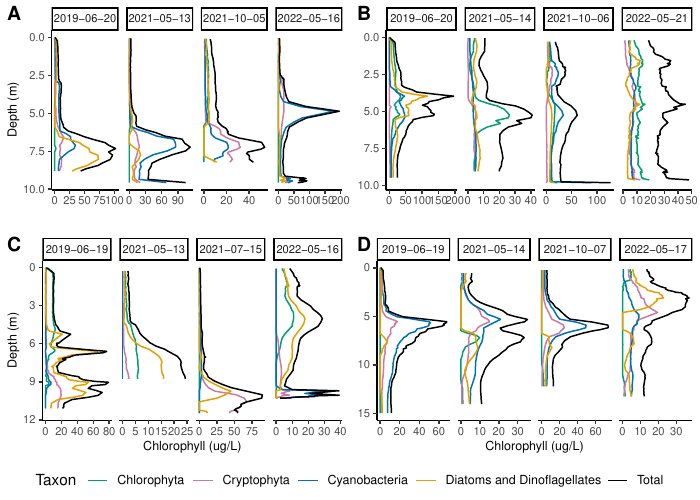

Generate this figure with R:

########################### Plotting Fluoroprobe data #################

#load required packages
require("tidyverse") #for data wrangling and plotting
require("readxl") #for importing data
require("lubridate") #for parsing dates
require("ggpubr") #for lining up plots and exporting
require("RcppRoll") #for calculating rolling averages

############################### Import & Wrangle Data ##############################

#import dataset
df <- read_excel("~/Documents/R/Itasca/Itasca_database_2022_v2.2.xlsx", 
                 col_types = c("text", "date", "text", 
                               "numeric", "text", "text", "numeric", 
                               "text", "text", "text", "numeric"))

#drop date so month and year become categorical
df$date <- format(df$Date, format="%Y-%m-%d")

df <- df %>% # a df of all data
  select(Lake, date, Depth, Measurement, Value, Device, Units) %>% # select columns to include
  rename(Date=date) #%>% #rename categorical date for legend

############################# Make df for each lake chla only ##################

#Arco df
FP_AL<-df %>%
  filter(Lake=="Arco") %>% #same as above but making lake specific df
  filter(Device=="BBE Fluoroprobe") %>% # want only FP data
  filter(Units=="microgramsPerLiter") %>% # exclude LED readings
  group_by(Date,Measurement) %>% #don't need to group by lake this time
  distinct(Depth, .keep_all=TRUE) %>% 
  ungroup()

#calculate the total chlorophyll
FP_AL_tot <- FP_AL %>%
  group_by(Date, Depth) %>%
  mutate('Total Chlorophyll' = sum(Value)) %>%
  gather('Total Chlorophyll', key="Measurement", value = "Value") %>%
  distinct()

#bind the total chlorophyll into the FP df
FP_AL <- rbind(FP_AL, FP_AL_tot)


#Budd df
FP_BL<-df %>%
  filter(Lake=="Budd") %>%
  filter(Device=="BBE Fluoroprobe") %>% # want only FP data
  filter(Units=="microgramsPerLiter") %>% # exclude LED readings
  group_by(Date,Measurement) %>% #don't need to group by lake this time
  distinct(Depth, .keep_all=TRUE) %>% 
  ungroup()

#calculate the total chlorophyll
FP_BL_tot <- FP_BL %>%
  group_by(Date, Depth) %>%
  mutate('Total Chlorophyll' = sum(Value)) %>%
  gather('Total Chlorophyll', key="Measurement", value = "Value") %>%
  distinct()

#bind the total chlorophyll into the FP df
FP_BL <- rbind(FP_BL, FP_BL_tot)

#Deming df
FP_DL<-df %>%
  filter(Lake=="Deming") %>%
  filter(Device=="BBE Fluoroprobe") %>% # want only FP data
  filter(Units=="microgramsPerLiter") %>% # exclude LED readings
  group_by(Date,Measurement) %>% #don't need to group by lake this time
  distinct(Depth, .keep_all=TRUE) %>% 
  ungroup() %>%
  filter(Date!="2022-05-19",
         Date!="2021-07-14")

#calculate the total chlorophyll
FP_DL_tot <- FP_DL %>%
  group_by(Date, Depth) %>%
  mutate('Total Chlorophyll' = sum(Value)) %>%
  gather('Total Chlorophyll', key="Measurement", value = "Value") %>%
  distinct()

#bind the total chlorophyll into the FP df
FP_DL <- rbind(FP_DL, FP_DL_tot)

#Josephine df
FP_JL<-df %>%
  filter(Lake=="Josephine") %>%
  filter(Device=="BBE Fluoroprobe") %>% # want only FP data
  filter(Units=="microgramsPerLiter") %>% # exclude LED readings
  group_by(Date,Measurement) %>% #don't need to group by lake this time
  distinct(Depth, .keep_all=TRUE) %>% 
  ungroup()

#calculate the total chlorophyll
FP_JL_tot <- FP_JL %>%
  group_by(Date, Depth) %>%
  mutate('Total Chlorophyll' = sum(Value)) %>%
  gather('Total Chlorophyll', key="Measurement", value = "Value") %>%
  distinct()

#bind the total chlorophyll into the FP df
FP_JL <- rbind(FP_JL, FP_JL_tot)

############################# Plot depth distribution of chlorophyll ##############

#add a color blind-friendly palette
cbbPalette <- c("#000000", "#E69F00", "#56B4E9", "#009E73", "#F0E442", "#0072B2", "#D55E00", "#CC79A7")

#make a plot of chlorophyll vs depth for each lake 
AL <- ggplot(FP_AL,  aes(Depth, Value)) + #use depth and d18O data as x and y
  geom_line(aes(color=Measurement)) + #plot points, each date is a shape, also legend name
  ylab("Chlorophyll (ug/L)")+
  xlab("Depth (m)") +
  coord_flip() + #geom line won't work to connect observations when on a y-axis
  scale_x_reverse() + #make depth going down
  theme_classic() + #clean white and black
  theme(legend.position = "none", #remove legend
        axis.title.x=element_blank(), #remove x axis labels
        strip.text.x = element_text(size = 8), #change font size of facet label
        axis.text = element_text(size = 8), #change font size of axis grid label
        axis.title = element_text(size = 9)) + #change font size of axis label
  facet_grid(~Date, scales="free") +  #facet by date to compare distributions
  scale_color_manual(name="Taxon", labels=c("Chlorophyta", "Cryptophyta", "Cyanobacteria", "Diatoms and Dinoflagellates", "Total"), 
                   values=c("#009E73", "#CC79A7", "#0072B2", "#E69F00", "#000000")) # rename the legend labels and give them good colors
AL


BL <- ggplot(FP_BL,  aes(Depth, Value)) + #use depth and d18O data as x and y
  geom_line(aes(color=Measurement)) + #plot points, each date is a shape, also legend name
  ylab("Chlorophyll (ug/L)")+
  xlab("Depth (m)") +
  coord_flip() + #geom line won't work to connect observations when on a y-axis
  scale_x_reverse() + #make depth going down
  theme_classic() + #clean white and black
  theme(legend.position = "none", #remove legend
        axis.title.x=element_blank(), #remove y axis labels
        axis.title.y=element_blank(), #remove y axis labels
        strip.text.x = element_text(size = 8), #change font size of facet label
        axis.text = element_text(size = 8), #change font size of axis grid label
        axis.title = element_text(size = 9)) + #change font size of axis label
  facet_grid(~Date, scales="free") +  #facet by date to compare distributions
  scale_color_manual(name="Taxon", labels=c("Chlorophyta", "Cryptophyta", "Cyanobacteria", "Diatoms and Dinoflagellates","Total"), 
                     values=c("#009E73", "#CC79A7", "#0072B2", "#E69F00", "#000000")) # rename the legend labels and give them good colors
BL

DL <- ggplot(FP_DL,  aes(Depth, Value)) + #use depth and d18O data as x and y
  geom_line(aes(color=Measurement)) + #plot points, each date is a shape, also legend name
  ylab("Chlorophyll (ug/L)")+
  xlab("Depth (m)") +
  coord_flip() + #geom line won't work to connect observations when on a y-axis
  scale_x_reverse() + #make depth going down
  theme_classic() + #clean white and black
  theme(#legend.position = "none", #remove legend
        axis.title.y=element_blank(), #remove y axis labels
        strip.text.x = element_text(size = 8), #change font size of facet label
        axis.text = element_text(size = 8), #change font size of axis grid label
        axis.title = element_text(size = 9)) + #change font size of axis label
  facet_grid(~Date, scales="free") +  #facet by date to compare distributions
  scale_color_manual(name="Taxon", labels=c("Chlorophyta", "Cryptophyta", "Cyanobacteria", "Diatoms and Dinoflagellates", "Total"), 
                     values=c("#009E73", "#CC79A7", "#0072B2", "#E69F00", "#000000")) # rename the legend labels and give them good colors
DL

JL <- ggplot(FP_JL,  aes(Depth, Value)) + #use depth and d18O data as x and y
  geom_line(aes(color=Measurement)) + #plot points, each date is a shape, also legend name
  ylab("Chlorophyll (ug/L)")+
  xlab("Depth (m)") +
  coord_flip() + #geom line won't work to connect observations when on a y-axis
  scale_x_reverse() + #make depth going down
  theme_classic() + #clean white and black
  theme(legend.position = "none", #remove legend
        strip.text.x = element_text(size = 8), #change font size of facet label
        axis.text = element_text(size = 8), #change font size of axis grid label
        axis.title = element_text(size = 9)) + #change font size of axis label
  facet_grid(~Date, scales="free") +  #facet by date to compare distributions
  scale_color_manual(name="Taxon", labels=c("Chlorophyta", "Cryptophyta", "Cyanobacteria", "Diatoms and Dinoflagellates", "Total"), 
                     values=c("#009E73", "#CC79A7", "#0072B2", "#E69F00", "#000000")) # rename the legend labels and give them good colors
JL

#################################### Line up and export plots ##############
# line up plots in a row and label them
Fluoroprobe<-ggarrange(AL, BL, JL, DL, # names of two plots in order desired
                     labels = c("A", "B", "C", "D"), # labels plots
                     ncol = 2, nrow = 2, align = "h", # 2 across; align horizontally
                  legend = c("bottom"),
                  common.legend=TRUE) 
Fluoroprobe

#save plot in WD as pdf with dimensions that you want
ggsave("Fluoroprobe.pdf", device = "pdf", plot=Fluoroprobe, width=7, height=5, units="in") 


############### Find Max Chlorophyll depth in Fluoroprobe ###############################

#find depth of max chl
FP_DL_tot <- FP_DL %>%
  group_by(Date, Depth) %>%
  summarise(across(c(Value), list(sum=sum))) 

FP_DL_tot %>% 
  group_by(Date) %>%
  slice_max(Value_sum, with_ties = FALSE)  %>% 
  select(Depth, Value_sum) 

#find depth of max chl Arco
FP_AL_tot <- FP_AL %>%
  group_by(Date, Depth) %>%
  summarise(across(c(Value), list(sum=sum))) 

FP_AL_tot %>% 
  group_by(Date) %>%
  slice_max(Value_sum, with_ties = FALSE)  %>% 
  select(Depth, Value_sum) 


#find depth of max chl Budd
FP_BL_tot <- FP_BL %>%
  group_by(Date, Depth) %>%
  summarise(across(c(Value), list(sum=sum))) 

FP_BL_tot %>% 
  group_by(Date) %>%
  slice_max(Value_sum, with_ties = FALSE)  %>% 
  select(Depth, Value_sum) 

#calculate the total chlorophyll
FP_JL_tot <- FP_JL %>%
  group_by(Date, Depth) %>%
  mutate('Total Chlorophyll' = sum(Value)) %>%
  gather('Total Chlorophyll', key="Measurement", value = "Value") %>%
  distinct()

#bind the total chlorophyll into the FP df
FP_JL <- rbind(FP_JL, FP_JL_tot)

FP_JL %>% 
  group_by(Date) %>%
  slice_max(Value, with_ties = FALSE)  %>% 
  select(Depth, Value) 


############################ look at YSI turbidity profiles #######################

T_AL<-df %>%
  filter(Lake=="Arco") %>% #same as above but making lake specific df
  filter(Measurement=="Turbidity") %>%
  filter(Value!=-99999) %>% 
  select(Lake, date, Depth, Value) %>%
  rename(Date=date) 
  
T_BL<-df %>%
  filter(Lake=="Budd") %>%
  filter(Measurement=="Turbidity") %>%
  filter(Value!=-99999) %>% 
  select(Lake, date, Depth, Value) %>%
  rename(Date=date)
  

T_DL<-df %>%
  filter(Lake=="Deming") %>%
  filter(Measurement=="Turbidity") %>%
  filter(Value!=-99999) %>% 
  select(Lake, date, Depth, Value) %>%
  rename(Date=date)

T_JL<-df %>%
  filter(Lake=="Josephine") %>%
  filter(Measurement=="Turbidity") %>%
  filter(Value!=-99999) %>% 
  select(Lake, date, Depth, Value) %>%
  rename(Date=date)

AL2 <- ggplot(T_AL,  aes(Depth, Value)) + #use depth and turbidity data as x and y
  geom_line(aes(color=Date)) + #plot points, each date is a shape, also legend name
  ylab("Turbidity (NTU)")+
  xlab("Depth (m)") +
  coord_flip() + #geom line won't work to connect observations when on a y-axis
  scale_x_reverse() + #make depth going down
  theme_classic() + #clean white and black
  theme(legend.position = "none", #remove legend
        strip.text.x = element_text(size = 8), #change font size of facet label
        axis.text = element_text(size = 8), #change font size of axis grid label
        axis.title = element_text(size = 9))  #change font size of axis label
AL2


BL2 <- ggplot(T_BL,  aes(Depth, Value)) + #use depth and turbidity data as x and y
  geom_line(aes(color=Date)) + #plot points, each date is a shape, also legend name
  ylab("Turbidity (NTU)")+
  xlab("Depth (m)") +
  coord_flip() + #geom line won't work to connect observations when on a y-axis
  scale_x_reverse() + #make depth going down
  theme_classic() + #clean white and black
  theme(legend.position = "none", #remove legend
        strip.text.x = element_text(size = 8), #change font size of facet label
        axis.text = element_text(size = 8), #change font size of axis grid label
        axis.title = element_text(size = 9))  #change font size of axis label
BL2

JL2 <- ggplot(T_JL,  aes(Depth, Value)) + #use depth and turbidity data as x and y
  geom_line(aes(color=Date)) + #plot points, each date is a shape, also legend name
  ylab("Turbidity (NTU)")+
  xlab("Depth (m)") +
  coord_flip() + #geom line won't work to connect observations when on a y-axis
  scale_x_reverse() + #make depth going down
  theme_classic() + #clean white and black
  theme(legend.position = "none", #remove legend
        strip.text.x = element_text(size = 8), #change font size of facet label
        axis.text = element_text(size = 8), #change font size of axis grid label
        axis.title = element_text(size = 9))  #change font size of axis label
JL2

DL2 <- ggplot(T_DL,  aes(Depth, Value)) + #use depth and turbidity data as x and y
  geom_line(aes(color=Date)) + #plot points, each date is a shape, also legend name
  ylab("Turbidity (NTU)")+
  xlab("Depth (m)") +
  coord_flip() + #geom line won't work to connect observations when on a y-axis
  scale_x_reverse() + #make depth going down
  theme_classic() + #clean white and black
  theme(legend.position = "none", #remove legend
        strip.text.x = element_text(size = 8), #change font size of facet label
        axis.text = element_text(size = 8), #change font size of axis grid label
        axis.title = element_text(size = 9))  #change font size of axis label
DL2

#################################### Line up and export plots ##############
# line up plots in a row and label them
Turbidity<-ggarrange(AL2, BL2, JL2, DL2, # names of two plots in order desired
                       labels = c("A", "B", "C", "D"), # labels plots
                       ncol = 2, nrow = 2, align = "h", # 2 across; align horizontally
                       legend = c("bottom"),
                       common.legend=TRUE) 
Turbidity

#save plot in WD as pdf with dimensions that you want
ggsave("Turbidity.pdf", device = "pdf", plot=Turbidity, width=7, height=5, units="in") 




################################ Plot PAR data ######################

PAR_AL<-df %>%
  filter(Lake=="Arco") %>% #same as above but making lake specific df
  filter(Measurement=="Photosynthetically Active Radiation") %>%
  filter(Value!=-99999) %>% 
  select(Lake, Date, Depth, Measurement, Value, Units) 
 

PAR_BL<-df %>%
  filter(Lake=="Budd") %>%
  filter(Measurement=="Photosynthetically Active Radiation") %>%
  filter(Value!=-99999) %>% 
  select(Lake, Date, Depth, Measurement, Value, Units) 


PAR_DL<-df %>%
  filter(Lake=="Deming") %>%
  filter(Measurement=="Photosynthetically Active Radiation") %>%
  filter(Value!=-99999) %>% 
  select(Lake, Date, Depth, Measurement, Value, Units) 

PAR_JL<-df %>%
  filter(Lake=="Josephine") %>%
  filter(Measurement=="Photosynthetically Active Radiation") %>%
  filter(Value!=-99999) %>% 
  select(Lake, Date, Depth, Measurement, Value, Units) 

AL3 <- ggplot(PAR_AL,  aes(Depth, Value)) + #use depth and PAR data as x and y
  geom_line(aes(color=Date)) + #plot points, each date is a shape, also legend name
  ylab("Photosynthetically Active Radiation (umol Einsteins m-2 s-1")+
  xlab("Depth (m)") +
  coord_flip() + #geom line won't work to connect observations when on a y-axis
  scale_x_reverse() + #make depth going down
  scale_y_log10() + #need log for exponential decay
  theme_classic() + #clean white and black
  theme(#legend.position = "none", #remove legend
        strip.text.x = element_text(size = 8), #change font size of facet label
        axis.text = element_text(size = 8), #change font size of axis grid label
        axis.title = element_text(size = 9))  #change font size of axis label
AL3


BL3 <- ggplot(PAR_BL,  aes(Depth, Value)) + #use depth and PAR data as x and y
  geom_line(aes(color=Date)) + #plot points, each date is a shape, also legend name
  ylab("Photosynthetically Active Radiation (umol Einsteins m-2 s-1")+
  xlab("Depth (m)") +
  coord_flip() + #geom line won't work to connect observations when on a y-axis
  scale_x_reverse() + #make depth going down
  scale_y_log10() + #need log for exponential decay
  theme_classic() + #clean white and black
  theme(#legend.position = "none", #remove legend
        strip.text.x = element_text(size = 8), #change font size of facet label
        axis.text = element_text(size = 8), #change font size of axis grid label
        axis.title = element_text(size = 9))  #change font size of axis label
BL3

JL3 <- ggplot(PAR_JL,  aes(Depth, Value)) + #use depth and PAR data as x and y
  geom_line(aes(color=Date)) + #plot points, each date is a shape, also legend name
  ylab("Photosynthetically Active Radiation (umol Einsteins m-2 s-1")+
  xlab("Depth (m)") +
  coord_flip() + #geom line won't work to connect observations when on a y-axis
  scale_x_reverse() + #make depth going down
  scale_y_log10() + #need log for exponential decay
  theme_classic() + #clean white and black
  theme(legend.position = "none", #remove legend
        strip.text.x = element_text(size = 8), #change font size of facet label
        axis.text = element_text(size = 8), #change font size of axis grid label
        axis.title = element_text(size = 9))  #change font size of axis label
JL3

DL3 <- ggplot(PAR_DL,  aes(Depth, Value)) + #use depth and PAR data as x and y
  geom_line(aes(color=Date)) + #plot points, each date is a shape, also legend name
  ylab("Photosynthetically Active Radiation (umol Einsteins m-2 s-1")+
  xlab("Depth (m)") +
  coord_flip() + #geom line won't work to connect observations when on a y-axis
  scale_x_reverse() + #make depth going down
  scale_y_log10() + #need log for exponential decay
  theme_classic() + #clean white and black
  theme(legend.position = "none", #remove legend
        strip.text.x = element_text(size = 8), #change font size of facet label
        axis.text = element_text(size = 8), #change font size of axis grid label
        axis.title = element_text(size = 9))  #change font size of axis label
DL3

#################################### Line up and export plots ##############
# line up plots in a row and label them
PAR<-ggarrange(AL3, BL3, JL3, DL3, # names of two plots in order desired
                     labels = c("A", "B", "C", "D"), # labels plots
                     ncol = 1, nrow = 1, align = "h", # 4 across; align horizontally
                     legend = c("bottom"),
                     common.legend=TRUE) 
PAR

#save plot in WD as pdf with dimensions that you want
ggsave("PAR.pdf", device = "pdf", plot=PAR, width=7, height=5, units="in") 


